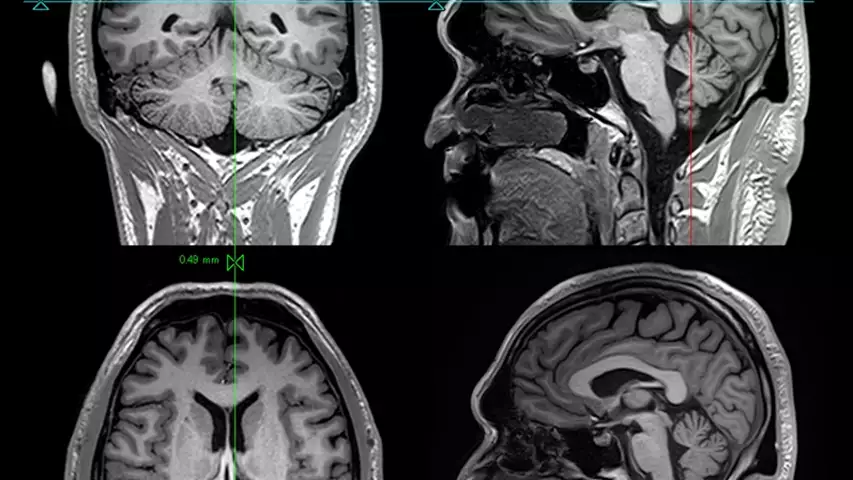
#> input picture assignment 3/sample_images/sample.png, 853 x 480 px
$ python medical_image_system.py
#> lines starting #> are read from the running program, lines starting #| are printed output that depends on the picture; after the words box and inside, x2 and y2 are one past the last pixel; in counts of white or black regions, pixels touching at a corner belong together; long printed decimals are rounded
# Name: Vikas Gandas
# Roll No: 2301010478
# Assignment 3: Medical Image Compression & Segmentation

import cv2
import numpy as np
import os

os.makedirs("outputs", exist_ok=True)

# ---------------- LOAD IMAGE ----------------
img = cv2.imread("sample_images/sample.png", 0)
#> img: shape (480, 853); min 0, max 255, mean 64.4

if img is None:
    print("Image not found!")
    exit()

cv2.imwrite("outputs/original.png", img)
print("Image loaded")

# ---------------- RLE COMPRESSION ----------------
def rle_encode(image):
    pixels = image.flatten()
    encoded = []
    prev = pixels[0]
#> prev = 0
    count = 1

    for pixel in pixels[1:]:
        if pixel == prev:
            count += 1
        else:
            encoded.append((prev, count))
            prev = pixel
            count = 1
#> this loop made 409439 passes
#> (pixel, prev, count) on passes 23, 24, 25, 33, 34, 35, 36, 37, 38, 39, 41, 42: (1, 1, 1), (28, 28, 1), (30, 30, 1), (29, 29, 1), (28, 28, 1), (29, 29, 1), (23, 23, 1), (17, 17, 1), (60, 60, 1), (77, 77, 1), (37, 37, 1), (84, 84, 1)
#> (pixel, count) on passes 2 to 7: (0, 3), (0, 4), (0, 5), (0, 6), (0, 7), (0, 8)
#> after the loop, encoded = 236565 items

    encoded.append((prev, count))
    return encoded

rle = rle_encode(img)
#> rle = 236566 items

original_size = img.size
#> original_size = 409440
compressed_size = len(rle) * 2
#> compressed_size = 473132

compression_ratio = original_size / compressed_size
#> compression_ratio = 0.865
savings = (1 - (compressed_size / original_size)) * 100
#> savings = -15.56

print("\n--- Compression ---")
print("Compression Ratio:", compression_ratio)
#| Compression Ratio: 0.8654
print("Storage Savings (%):", savings)
#| Storage Savings (%): -15.556

# ---------------- SEGMENTATION ----------------

# Global Threshold
_, global_thresh = cv2.threshold(img, 127, 255, cv2.THRESH_BINARY)
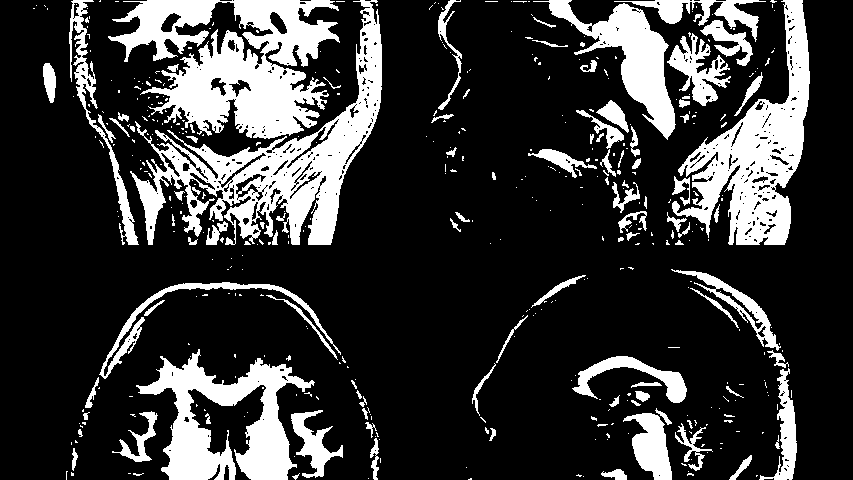
#> global_thresh: shape (480, 853); 21.7% white; 437 white regions (338 under 20 px), largest, box (x1, y1, x2, y2) and area: (108, 0, 340, 139) 17191, (130, 0, 382, 245) 16032, (672, 0, 810, 245) 12601
cv2.imwrite("outputs/segmented_global.png", global_thresh)

# Otsu Threshold
_, otsu = cv2.threshold(img, 0, 255, cv2.THRESH_BINARY + cv2.THRESH_OTSU)
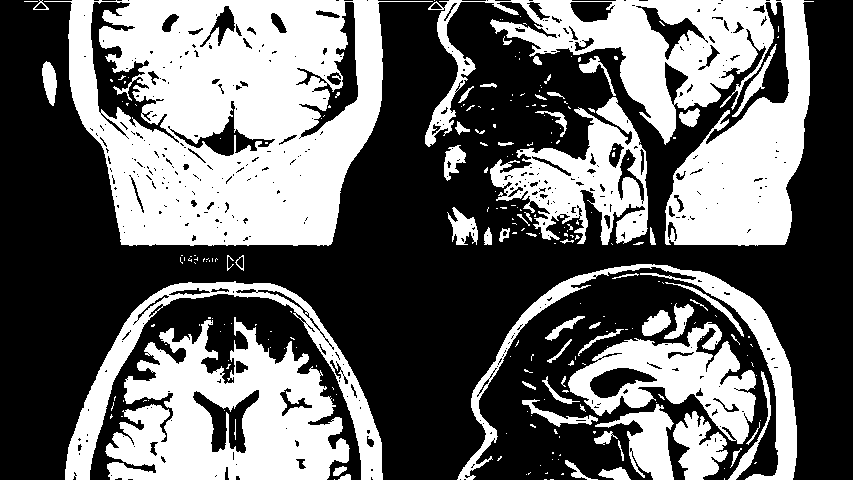
#> otsu: shape (480, 853); 41.1% white; 245 white regions (183 under 20 px), largest, box (x1, y1, x2, y2) and area: (44, 0, 433, 246) 58216, (425, 0, 814, 246) 35975, (105, 317, 350, 480) 23536
cv2.imwrite("outputs/segmented_otsu.png", otsu)

print("Segmentation done")

# ---------------- MORPHOLOGY ----------------
kernel = np.ones((5,5), np.uint8)

dilation = cv2.dilate(otsu, kernel, iterations=1)
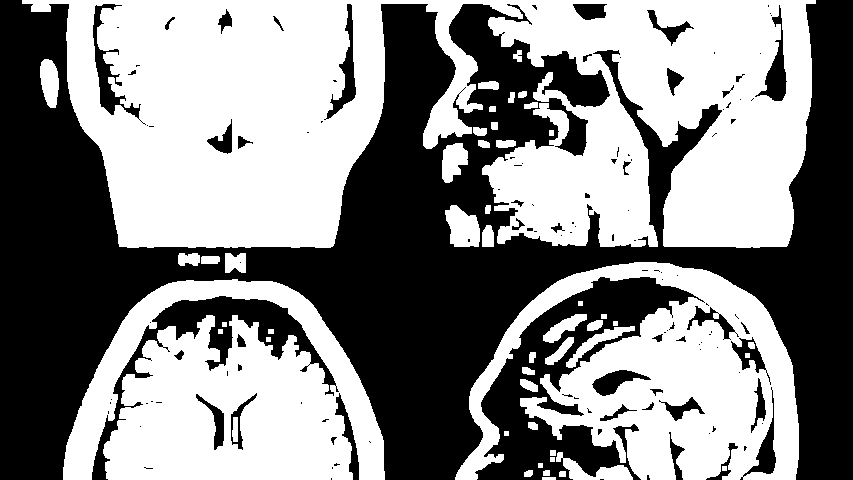
#> dilation: shape (480, 853); 53.4% white; 127 black regions (83 under 20 px), largest, box (x1, y1, x2, y2) and area: (0, 0, 853, 480) 156832, (475, 277, 705, 480) 15793, (92, 296, 339, 480) 6835
erosion = cv2.erode(otsu, kernel, iterations=1)
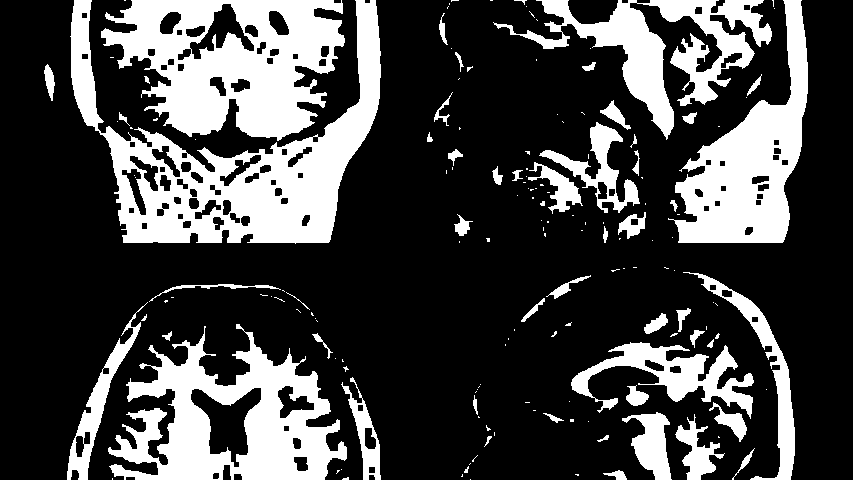
#> erosion: shape (480, 853); 27.2% white; 164 white regions (111 under 20 px), largest, box (x1, y1, x2, y2) and area: (70, 0, 381, 244) 24275, (101, 0, 345, 141) 20760, (108, 324, 347, 480) 17693

cv2.imwrite("outputs/dilation.png", dilation)
cv2.imwrite("outputs/erosion.png", erosion)

print("Morphological processing done")

# ---------------- ANALYSIS ----------------
print("\n--- Analysis ---")
print("Otsu gives better automatic segmentation.")
print("Dilation fills gaps in regions.")
print("Erosion removes noise.")
